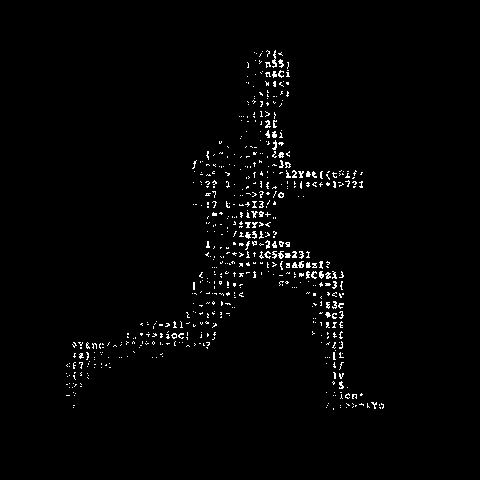
#> input picture reference/run.gif, 480 x 480 px
$ python sample-runner.py
#> lines starting #> are read from the running program, lines starting #| are printed output that depends on the picture; after the words box and inside, x2 and y2 are one past the last pixel; in counts of white or black regions, pixels touching at a corner belong together
"""Sample the supplied GIF into a compact luminance field (requires Pillow).

Run from the repository root: python3 scripts/sample-runner.py
The original GIF is kept in reference/ and is not included in the web bundle.
"""
from pathlib import Path
import json
from PIL import Image

ROOT = Path(__file__).resolve().parents[1]
SIZE = 144
source = Image.open(ROOT / 'reference/run.gif')
#> source is the input picture: PIL image 480x480 P; 1.7% white in thin lines or dots, all inside (x1, y1, x2, y2) = (66, 50, 384, 410)
frames = []
durations = []
for index in range(source.n_frames):
    source.seek(index)
    durations.append(source.info.get('duration', 100))
    frame = source.convert('L').resize((SIZE, SIZE), Image.Resampling.BOX)
    # Lift the small white particles into readable brand ink without filling
    # the black gaps that give the reference its point-cloud texture.
    frames.append(bytes(0 if p < 6 else min(255, round((p / 255) ** .65 * 255))
                        for p in frame.getdata()))
#> this loop made 24 passes
#> pass 1, `frame = source.convert('L').resize((SIZE, SIZE), Image.Resampling.BOX)`:
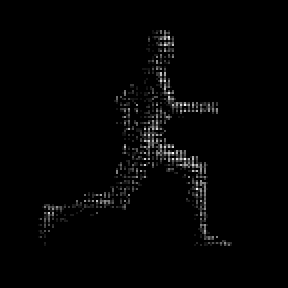
#> frame: PIL image 144x144 L (shown 2 times larger); min 0, max 255, mean 4.2
#> pass 2, `frame = source.convert('L').resize((SIZE, SIZE), Image.Resampling.BOX)`:
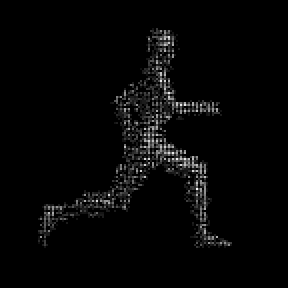
#> frame: PIL image 144x144 L (shown 2 times larger); min 0, max 255, mean 6.2
#> pass 3, `frame = source.convert('L').resize((SIZE, SIZE), Image.Resampling.BOX)`:
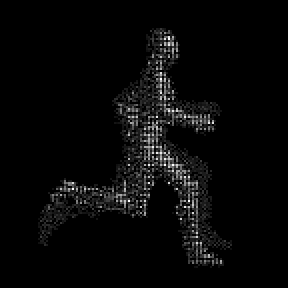
#> frame: PIL image 144x144 L (shown 2 times larger); min 0, max 255, mean 8.2
#> after the loop:
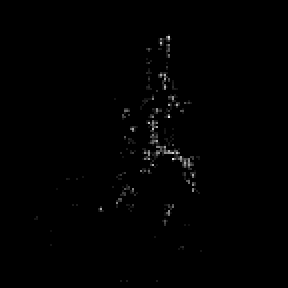
#> frame: PIL image 144x144 L (shown 2 times larger); min 0, max 234, mean 1.4
#> after the loop:
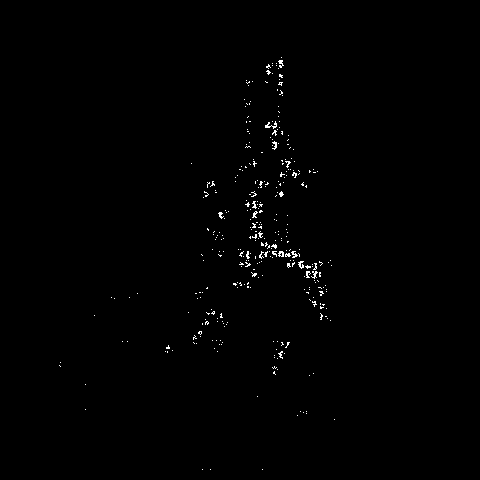
#> source: PIL image 480x480 RGB; 0.58% white in thin lines or dots, all inside (x1, y1, x2, y2) = (59, 57, 335, 470)
#> after the loop, durations = [30, 30, 30, 30, 30, 30, 30, 30, 30, 30, 30, 30, 30, 30, 30, 30, 30, 30, 30, 30, 30, 30, 30, 30]; frames = 24 items

# The supplied GIF alternates dense poses and almost-empty sparkle frames.
# Reconstruct those low-exposure intervals from the adjacent poses, retaining
# their own highlights, so the silhouette does not strobe at half the frame rate.
pixels = bytearray()
exposure = [sum(frame) for frame in frames]
#> exposure = [131422, 199790, 270710, 18695, 263800, 53549, 236368, 55985, 254449, 56764, 286454, 37057, 269439, 56429, 280493, 62298, 266967, 44896, 238097, 58874, 251124, 56497, 281078, 47103]
for index, frame in enumerate(frames):
    before = (index - 1) % len(frames)
    after = (index + 1) % len(frames)
    if exposure[index] < .45 * (exposure[before] + exposure[after]) / 2:
        current = bytes(max(value, round((frames[before][p] + frames[after][p]) / 2))
                        for p, value in enumerate(frame))
    else:
        current = frame
    # Match the unusually dark opening pose to the rest of the loop as well.
    gain = max(1, .75 * max(exposure) / max(1, sum(current)))
    pixels.extend(min(255, round(value * gain)) for value in current)
#> this loop made 24 passes
#> (before, after, gain) on passes 1 to 12: (23, 1, 1.63), (0, 2, 1.08), (1, 3, 1), (2, 4, 1), (3, 5, 1), (4, 6, 1), (5, 7, 1), (6, 8, 1), (7, 9, 1), (8, 10, 1), (9, 11, 1), (10, 12, 1)

# Tokens < 128 skip 1..128 zero samples; others precede 1..128 literal samples.
packed = bytearray()
i = 0
while i < len(pixels):
    end = i + 1
    if pixels[i] == 0:
        while end < min(i + 128, len(pixels)) and pixels[end] == 0:
            end += 1
        packed.append(end - i - 1)
    else:
        while end < min(i + 128, len(pixels)) and pixels[end] != 0:
            end += 1
        packed.append(127 + end - i)
        packed.extend(pixels[i:end])
    i = end
#> this loop made 37924 passes
#> i on passes 1 to 3: 128, 256, 384

assets = ROOT / 'src/assets'
assets.mkdir(parents=True, exist_ok=True)
(assets / 'runner.bin').write_bytes(packed)
(assets / 'runner.json').write_text(json.dumps({
    'size': SIZE, 'durations': durations, 'posterFrame': 0,
}, indent=2) + '\n')
print(f'{source.n_frames} frames, {sum(durations)} ms loop, {len(packed):,} bytes')
#| 24 frames, 720 ms loop, 118,308 bytes
